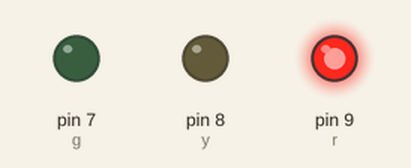
The sketch below on a simulated Arduino Uno, built with avr-gcc and run on an emulated ATmega328P. On the bench: output pins drawn as LEDs (lit = HIGH).

Above: at 0.5 s.
At 11.5 s:
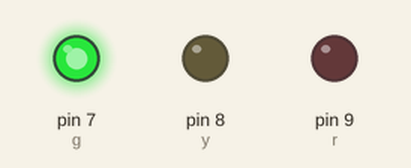
At 13.5 s:
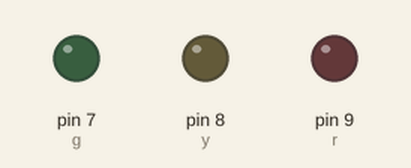
At 27.5 s:
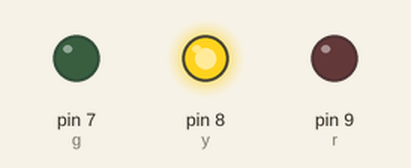
Timing chart, 0 to 28.6 s (numbered marks = the images above):
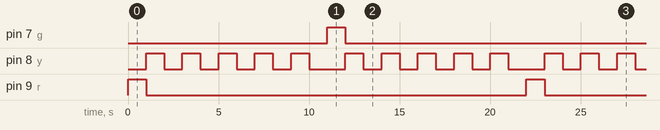

Measured:
- by itself, pin 7 (g), pin 9 (r): alternates HIGH for 1.0 s and LOW for 21.0 s
- by itself, pin 8 (y): repeats every 11.0 s: 4 × (LOW 1.0 s, HIGH 1.0 s), LOW 2.0 s, HIGH 1.0 s
- by itself, everything shown: repeats every 22.0 s, in 22 steps

The sketch:

traffic.ino
```cpp
const int r = 9;
const int y = 8;
const int g = 7;

void setup() {
  pinMode(r,OUTPUT);
  pinMode(y,OUTPUT);
  pinMode(g,OUTPUT);
}

void loop() {
  digitalWrite(r, HIGH);
  delay(1000);
  digitalWrite(r, LOW);

  digitalWrite(y, HIGH);
  delay(1000);
  digitalWrite(y, LOW);
  delay(1000);

  digitalWrite(y, HIGH);
  delay(1000);
  digitalWrite(y, LOW);
  delay(1000);

  digitalWrite(y, HIGH);
  delay(1000);
  digitalWrite(y, LOW);
  delay(1000);

  digitalWrite(y, HIGH);
  delay(1000);
  digitalWrite(y, LOW);
  delay(1000);

  digitalWrite(y, HIGH);
  delay(1000);
  digitalWrite(y, LOW);
  delay(1000);

  digitalWrite(g, HIGH);
  delay(1000);
  digitalWrite(g, LOW);

  digitalWrite(y, HIGH);
  delay(1000);
  digitalWrite(y, LOW);
  delay(1000);

  digitalWrite(y, HIGH);
  delay(1000);
  digitalWrite(y, LOW);
  delay(1000);

  digitalWrite(y, HIGH);
  delay(1000);
  digitalWrite(y, LOW);
  delay(1000);

  digitalWrite(y, HIGH);
  delay(1000);
  digitalWrite(y, LOW);
  delay(1000);

  digitalWrite(y, HIGH);
  delay(1000);
  digitalWrite(y, LOW);
  delay(1000);
}
```
